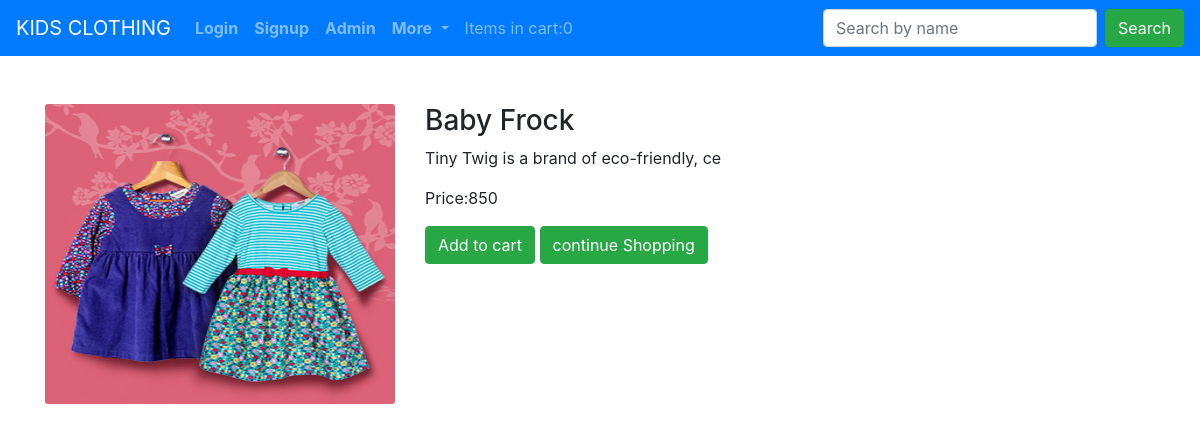
The page /product_detail/1 on the database its author committed.
### eshops/models.py (models this page shows, shortened)
class Product(models.Model):
    name=models.CharField(max_length=40)
    product_img=models.ImageField(upload_to='product_img/',null=True,blank=True)
    price=models.PositiveIntegerField()
    description=models.CharField(max_length=100)

### eshops/views.py (the view)
# urls.py: path('product_detail/<int:pid>',views.view_product,name='detail'),
def view_product(request,pid):
    products=models.Product.objects.all().filter(id=pid)[0]
    if 'product_ids' in request.COOKIES:
        product_ids=request.COOKIES['product_ids']
        counter=product_ids.split('|')
        product_count_in_cart=len(set(counter))
    else:
        product_count_in_cart=0
    context={'products':products,'product_count_in_cart':product_count_in_cart}
    return render(request,"ecom/product_detail.html",context)

### templates/ecom/product_detail.html
{% extends "ecom/base.html" %}
{% load static %}
{% block content %}
<div class="container">
  <div class="row mt-5">
    <div class="col-md-4">
      <img class="card-img" src="{% static products.product_img.url %}" height="300px">
    </div>
      <div class="col-md-6 text-justify">
        <h3>{{products.name}}</h3>
        <p>{{products.description}}</p>
        <p>Price:{{products.price}}</p>
        <form>
          <a class="btn btn-success" href="{% url 'add-to-cart' products.id %}">Add to cart</a>
          <a class="btn btn-success" href="#">continue Shopping</a>
        </form
      </div>
  </div>
</div>
{% endblock %}

### rows shown on the page
Product: product_img (picture), name "Baby Frock", description "Tiny Twig is a brand of eco-friendly, ce", price "850"

### other values the page prints
{{ product_count_in_cart }} "0"
